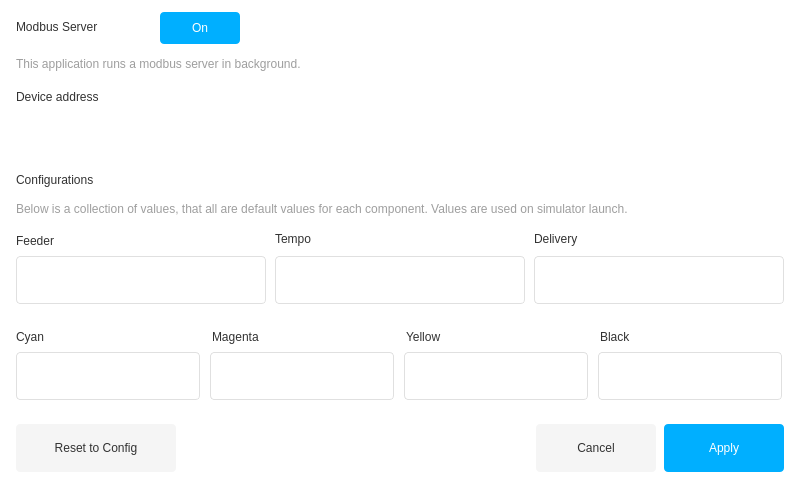
<?xml version="1.0" encoding="UTF-8"?>
<ui version="4.0">
    <class>Settings</class>
    <widget class="QFrame" name="Settings">
        <property name="geometry">
            <rect>
                <x>0</x>
                <y>0</y>
                <width>800</width>
                <height>488</height>
            </rect>
        </property>
        <property name="sizePolicy">
            <sizepolicy hsizetype="Fixed" vsizetype="Fixed">
                <horstretch>0</horstretch>
                <verstretch>0</verstretch>
            </sizepolicy>
        </property>
        <property name="windowTitle">
            <string>Frame</string>
        </property>
        <property name="autoFillBackground">
            <bool>false</bool>
        </property>
        <property name="styleSheet">
            <string notr="true">background-color: white;</string>
        </property>
        <property name="windowFilePath">
            <string/>
        </property>
        <widget class="QLabel" name="title">
            <property name="geometry">
                <rect>
                    <x>16</x>
                    <y>16</y>
                    <width>131</width>
                    <height>22</height>
                </rect>
            </property>
            <property name="sizePolicy">
                <sizepolicy hsizetype="Fixed" vsizetype="Fixed">
                    <horstretch>0</horstretch>
                    <verstretch>0</verstretch>
                </sizepolicy>
            </property>
            <property name="styleSheet">
                <string notr="true">color: #323232;</string>
            </property>
            <property name="text">
                <string>Modbus Server</string>
            </property>
            <property name="alignment">
                <set>Qt::AlignLeading|Qt::AlignLeft|Qt::AlignVCenter</set>
            </property>
        </widget>
        <widget class="QLabel" name="ip">
            <property name="geometry">
                <rect>
                    <x>16</x>
                    <y>111</y>
                    <width>248</width>
                    <height>22</height>
                </rect>
            </property>
            <property name="styleSheet">
                <string notr="true">color: #00afff;</string>
            </property>
            <property name="frameShape">
                <enum>QFrame::NoFrame</enum>
            </property>
            <property name="frameShadow">
                <enum>QFrame::Plain</enum>
            </property>
            <property name="text">
                <string/>
            </property>
            <property name="alignment">
                <set>Qt::AlignLeading|Qt::AlignLeft|Qt::AlignVCenter</set>
            </property>
        </widget>
        <widget class="QLabel" name="ip_title">
            <property name="geometry">
                <rect>
                    <x>16</x>
                    <y>87</y>
                    <width>100</width>
                    <height>20</height>
                </rect>
            </property>
            <property name="styleSheet">
                <string notr="true">color: #323232;</string>
            </property>
            <property name="text">
                <string>Device address</string>
            </property>
            <property name="alignment">
                <set>Qt::AlignLeading|Qt::AlignLeft|Qt::AlignVCenter</set>
            </property>
        </widget>
        <widget class="QLabel" name="title_2">
            <property name="geometry">
                <rect>
                    <x>16</x>
                    <y>169</y>
                    <width>131</width>
                    <height>22</height>
                </rect>
            </property>
            <property name="sizePolicy">
                <sizepolicy hsizetype="Fixed" vsizetype="Fixed">
                    <horstretch>0</horstretch>
                    <verstretch>0</verstretch>
                </sizepolicy>
            </property>
            <property name="styleSheet">
                <string notr="true">color: #323232;</string>
            </property>
            <property name="text">
                <string>Configurations</string>
            </property>
            <property name="alignment">
                <set>Qt::AlignLeading|Qt::AlignLeft|Qt::AlignVCenter</set>
            </property>
        </widget>
        <widget class="QLabel" name="desc_2">
            <property name="geometry">
                <rect>
                    <x>16</x>
                    <y>198</y>
                    <width>768</width>
                    <height>22</height>
                </rect>
            </property>
            <property name="sizePolicy">
                <sizepolicy hsizetype="Fixed" vsizetype="Fixed">
                    <horstretch>0</horstretch>
                    <verstretch>0</verstretch>
                </sizepolicy>
            </property>
            <property name="styleSheet">
                <string notr="true">color: #9E9E9E;</string>
            </property>
            <property name="text">
                <string>Below is a collection of values, that all are default values for each component. Values are used on simulator launch.</string>
            </property>
            <property name="alignment">
                <set>Qt::AlignLeading|Qt::AlignLeft|Qt::AlignVCenter</set>
            </property>
        </widget>
        <widget class="QLabel" name="desc">
            <property name="geometry">
                <rect>
                    <x>16</x>
                    <y>55</y>
                    <width>768</width>
                    <height>17</height>
                </rect>
            </property>
            <property name="sizePolicy">
                <sizepolicy hsizetype="Fixed" vsizetype="Fixed">
                    <horstretch>0</horstretch>
                    <verstretch>0</verstretch>
                </sizepolicy>
            </property>
            <property name="styleSheet">
                <string notr="true">color: #9E9E9E;</string>
            </property>
            <property name="text">
                <string>This application runs a modbus server in background.</string>
            </property>
            <property name="alignment">
                <set>Qt::AlignLeading|Qt::AlignLeft|Qt::AlignVCenter</set>
            </property>
        </widget>
        <widget class="QLabel" name="label">
            <property name="geometry">
                <rect>
                    <x>16</x>
                    <y>232</y>
                    <width>248</width>
                    <height>17</height>
                </rect>
            </property>
            <property name="styleSheet">
                <string notr="true">color: #323232;</string>
            </property>
            <property name="text">
                <string>Feeder</string>
            </property>
        </widget>
        <widget class="QLabel" name="label_2">
            <property name="geometry">
                <rect>
                    <x>275</x>
                    <y>230</y>
                    <width>248</width>
                    <height>17</height>
                </rect>
            </property>
            <property name="styleSheet">
                <string notr="true">color: #323232;</string>
            </property>
            <property name="text">
                <string>Tempo</string>
            </property>
        </widget>
        <widget class="QLabel" name="label_3">
            <property name="geometry">
                <rect>
                    <x>534</x>
                    <y>230</y>
                    <width>248</width>
                    <height>17</height>
                </rect>
            </property>
            <property name="styleSheet">
                <string notr="true">color: #323232;</string>
            </property>
            <property name="text">
                <string>Delivery</string>
            </property>
        </widget>
        <widget class="QLabel" name="label_4">
            <property name="geometry">
                <rect>
                    <x>16</x>
                    <y>328</y>
                    <width>186</width>
                    <height>17</height>
                </rect>
            </property>
            <property name="styleSheet">
                <string notr="true">color: #323232;</string>
            </property>
            <property name="text">
                <string>Cyan</string>
            </property>
        </widget>
        <widget class="QLabel" name="label_5">
            <property name="geometry">
                <rect>
                    <x>212</x>
                    <y>328</y>
                    <width>186</width>
                    <height>17</height>
                </rect>
            </property>
            <property name="styleSheet">
                <string notr="true">color: #323232;</string>
            </property>
            <property name="text">
                <string>Magenta</string>
            </property>
        </widget>
        <widget class="QLabel" name="label_6">
            <property name="geometry">
                <rect>
                    <x>406</x>
                    <y>328</y>
                    <width>186</width>
                    <height>17</height>
                </rect>
            </property>
            <property name="styleSheet">
                <string notr="true">color: #323232;</string>
            </property>
            <property name="text">
                <string>Yellow</string>
            </property>
        </widget>
        <widget class="QLabel" name="label_7">
            <property name="geometry">
                <rect>
                    <x>600</x>
                    <y>328</y>
                    <width>186</width>
                    <height>17</height>
                </rect>
            </property>
            <property name="styleSheet">
                <string notr="true">color: #323232;</string>
            </property>
            <property name="text">
                <string>Black</string>
            </property>
        </widget>
        <widget class="QLineEdit" name="feeder">
            <property name="geometry">
                <rect>
                    <x>16</x>
                    <y>256</y>
                    <width>250</width>
                    <height>48</height>
                </rect>
            </property>
            <property name="styleSheet">
                <string notr="true">padding: 0px 8px;
                    border: 1px solid #e0e0e0;
                    border-radius: 4px;
                    background-color: #ffffff
                </string>
            </property>
            <property name="inputMethodHints">
                <set>Qt::ImhNone</set>
            </property>
            <property name="maxLength">
                <number>5</number>
            </property>
        </widget>
        <widget class="QLineEdit" name="tempo">
            <property name="geometry">
                <rect>
                    <x>275</x>
                    <y>256</y>
                    <width>250</width>
                    <height>48</height>
                </rect>
            </property>
            <property name="styleSheet">
                <string notr="true">padding: 0px 8px;
                    border: 1px solid #e0e0e0;
                    border-radius: 4px;
                    background-color: #ffffff
                </string>
            </property>
            <property name="inputMethodHints">
                <set>Qt::ImhNone</set>
            </property>
            <property name="maxLength">
                <number>5</number>
            </property>
        </widget>
        <widget class="QLineEdit" name="delivery">
            <property name="geometry">
                <rect>
                    <x>534</x>
                    <y>256</y>
                    <width>250</width>
                    <height>48</height>
                </rect>
            </property>
            <property name="styleSheet">
                <string notr="true">padding: 0px 8px;
                    border: 1px solid #e0e0e0;
                    border-radius: 4px;
                    background-color: #ffffff
                </string>
            </property>
            <property name="inputMethodHints">
                <set>Qt::ImhNone</set>
            </property>
            <property name="maxLength">
                <number>5</number>
            </property>
        </widget>
        <widget class="QLineEdit" name="cyan">
            <property name="geometry">
                <rect>
                    <x>16</x>
                    <y>352</y>
                    <width>184</width>
                    <height>48</height>
                </rect>
            </property>
            <property name="styleSheet">
                <string notr="true">padding: 0px 8px;
                    border: 1px solid #e0e0e0;
                    border-radius: 4px;
                    background-color: #ffffff
                </string>
            </property>
            <property name="inputMethodHints">
                <set>Qt::ImhNone</set>
            </property>
            <property name="maxLength">
                <number>5</number>
            </property>
        </widget>
        <widget class="QLineEdit" name="magenta">
            <property name="geometry">
                <rect>
                    <x>210</x>
                    <y>352</y>
                    <width>184</width>
                    <height>48</height>
                </rect>
            </property>
            <property name="styleSheet">
                <string notr="true">padding: 0px 8px;
                    border: 1px solid #e0e0e0;
                    border-radius: 4px;
                    background-color: #ffffff
                </string>
            </property>
            <property name="inputMethodHints">
                <set>Qt::ImhNone</set>
            </property>
            <property name="maxLength">
                <number>5</number>
            </property>
        </widget>
        <widget class="QLineEdit" name="yellow">
            <property name="geometry">
                <rect>
                    <x>404</x>
                    <y>352</y>
                    <width>184</width>
                    <height>48</height>
                </rect>
            </property>
            <property name="styleSheet">
                <string notr="true">padding: 0px 8px;
                    border: 1px solid #e0e0e0;
                    border-radius: 4px;
                    background-color: #ffffff
                </string>
            </property>
            <property name="inputMethodHints">
                <set>Qt::ImhNone</set>
            </property>
            <property name="maxLength">
                <number>5</number>
            </property>
        </widget>
        <widget class="QLineEdit" name="black">
            <property name="geometry">
                <rect>
                    <x>598</x>
                    <y>352</y>
                    <width>184</width>
                    <height>48</height>
                </rect>
            </property>
            <property name="styleSheet">
                <string notr="true">padding: 0px 8px;
                    border: 1px solid #e0e0e0;
                    border-radius: 4px;
                    background-color: #ffffff
                </string>
            </property>
            <property name="inputMethodHints">
                <set>Qt::ImhNone</set>
            </property>
            <property name="maxLength">
                <number>5</number>
            </property>
        </widget>
        <widget class="QPushButton" name="cancel">
            <property name="enabled">
                <bool>true</bool>
            </property>
            <property name="geometry">
                <rect>
                    <x>536</x>
                    <y>424</y>
                    <width>120</width>
                    <height>48</height>
                </rect>
            </property>
            <property name="styleSheet">
                <string notr="true">border-radius: 4px;
                    background-color: #f5f5f5; color: #323232;
                </string>
            </property>
            <property name="text">
                <string>Cancel</string>
            </property>
        </widget>
        <widget class="QPushButton" name="apply">
            <property name="enabled">
                <bool>true</bool>
            </property>
            <property name="geometry">
                <rect>
                    <x>664</x>
                    <y>424</y>
                    <width>120</width>
                    <height>48</height>
                </rect>
            </property>
            <property name="styleSheet">
                <string notr="true">
                    border-radius: 4px;
                    background-color: #00afff; color: white;
                </string>
            </property>
            <property name="text">
                <string>Apply</string>
            </property>
        </widget>
        <widget class="QPushButton" name="toggle">
            <property name="enabled">
                <bool>true</bool>
            </property>
            <property name="geometry">
                <rect>
                    <x>160</x>
                    <y>12</y>
                    <width>80</width>
                    <height>32</height>
                </rect>
            </property>
            <property name="styleSheet">
                <string notr="true">
                    border-radius: 4px;
                    background-color: #00afff; color: white;
                </string>
            </property>
            <property name="text">
                <string>On</string>
            </property>
        </widget>
        <widget class="QPushButton" name="reset">
            <property name="enabled">
                <bool>true</bool>
            </property>
            <property name="geometry">
                <rect>
                    <x>16</x>
                    <y>424</y>
                    <width>160</width>
                    <height>48</height>
                </rect>
            </property>
            <property name="styleSheet">
                <string notr="true">border-radius: 4px;
                    background-color: #f5f5f5; color: #323232;
                </string>
            </property>
            <property name="text">
                <string>Reset to Config</string>
            </property>
        </widget>
    </widget>
    <resources/>
    <connections/>
</ui>
